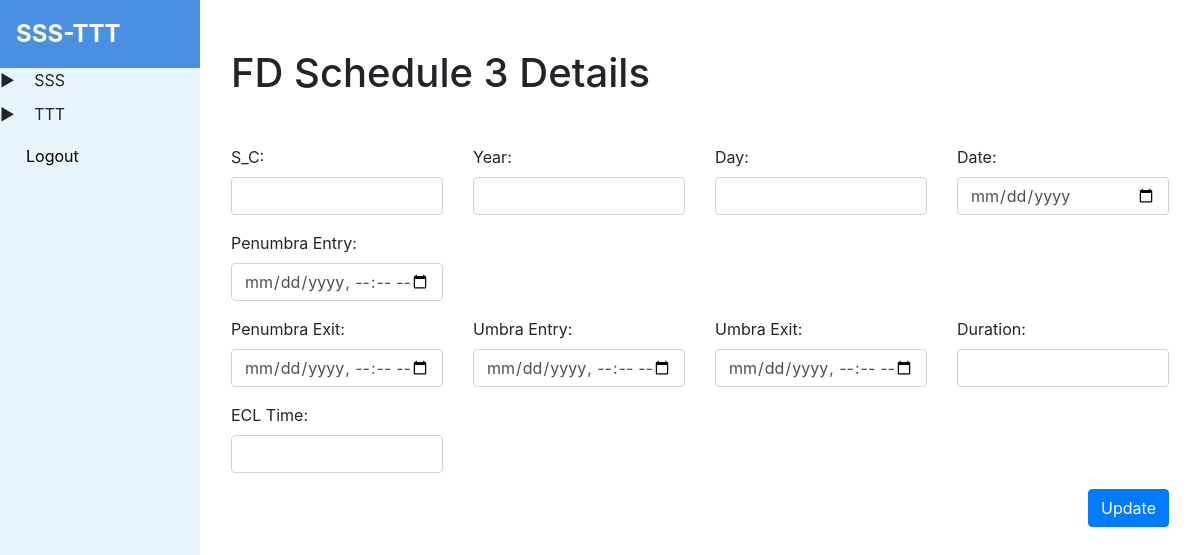
Before: /fd_schedule_3/update/1 (signed in) with the older database file.
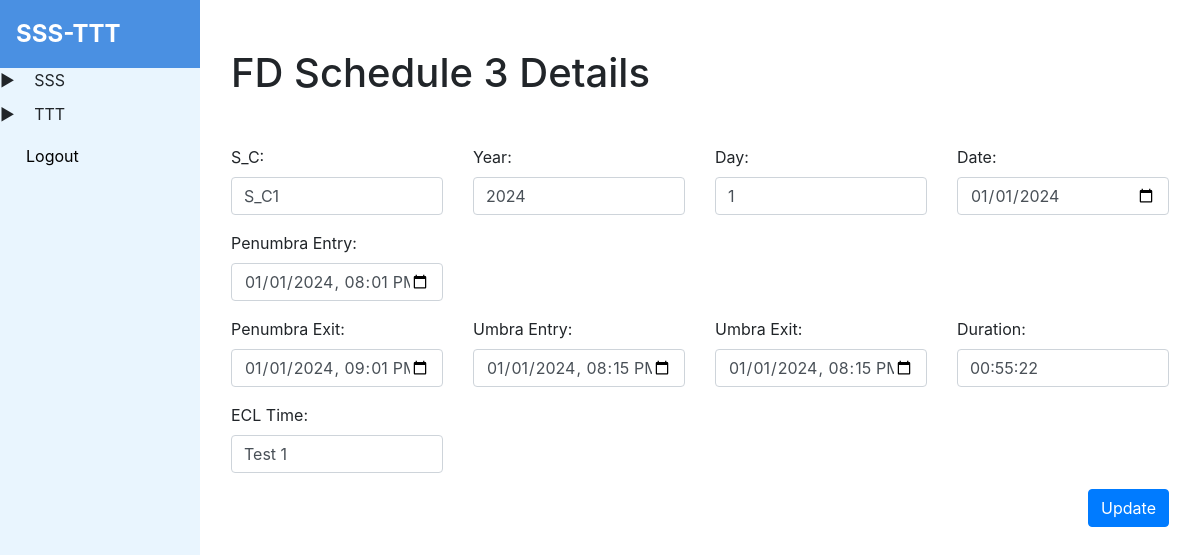
After: the same page with the newer database file.
### tables this page shows
CREATE TABLE 't_fd_schedule_3' (
        id INTEGER PRIMARY KEY AUTOINCREMENT,
        year INTEGER,
        day INTEGER,
        date DATE,
        penumbra_entry DATETIME NOT NULL,
        penumbra_exit DATETIME,
        umbra_entry DATETIME,
        umbra_exit DATETIME,
        duration VARCHAR(1000),
        ECL_TIME VARCHAR(255),
        S_C VARCHAR(255)
    );

### app.py (the view)
@app.route('/fd_schedule_3/update/<int:fd_schedule_id>')
@check_login
def fd_schedule_3_update_view(fd_schedule_id):
    data = get_record_by_table_name('t_fd_schedule_3', fd_schedule_id)
    return render_template('fd_schedule_3/fd_schedule_update.html', fd_schedule=data)

### app.py (called while the page is built)
def check_login(f):
    @wraps(f)
    def decorated_function(*args, **kwargs):
        if session.get('user') is None:
            return redirect(url_for('login'))
        return f(*args, **kwargs)
    return decorated_function

### db_helper.py (called while the page is built)
def get_record_by_table_name(table_name: str, record_id: int):
    cursor = conn.cursor()
    cursor.execute(f'SELECT * FROM {table_name} WHERE id = {record_id}')
    result = cursor.fetchone()
    cursor.close()
    return result

### templates/fd_schedule_3/fd_schedule_update.html (shortened to what this page needs)
{% extends 'base.html' %}
{% block content %}
  <div class="container my-5">
    <div class="row">
      <div class="col-12">
        <h1 class="text-start mb-5">FD Schedule 3 Details</h1>
      </div>
    </div>
      <form method="POST" action="/api/fd_schedule_3/update/{{fd_schedule[0]}}">
        <div class="row">
          <div class="col-md-3">
            <div class="form-group">
              <label>S_C:</label>
              <input type="text" class="form-control" id="s_c" name="s_c" value="{{ fd_schedule[10] }}">
            </div>
          </div>
          <div class="col-md-3">
            <div class="form-group">
              <label>Year:</label>
              <input type="text" class="form-control" id="year" name="year" value="{{ fd_schedule[1] }}">
            </div>
          </div>
          <div class="col-md-3">
            <div class="form-group">
              <label>Day:</label>
              <input type="text" class="form-control" id="day" name="day" value="{{ fd_schedule[2] }}">
            </div>
          </div>
          <div class="col-md-3">
            <div class="form-group">
              <label>Date:</label>
              <input type="date" class="form-control" id="date" name="date" value="{{ fd_schedule[3] }}">
            </div>
          </div>
          <div class="col-md-3">
            <div class="form-group">
              <label>Penumbra Entry:</label>
              <input type="datetime-local" class="form-control" id="penumbra_entry" name="penumbra_entry" value="{{ fd_schedule[4] }}">
            </div>
          </div>
        </div>
        <div class="row">
          <div class="col-md-3">
            <div class="form-group">
              <label>Penumbra Exit:</label>
              <input type="datetime-local" class="form-control" id="penumbra_exit" name="penumbra_exit" value="{{ fd_schedule[5] }}">
            </div>
          </div>
          <div class="col-md-3">
            <div class="form-group">
              <label>Umbra Entry:</label>
              <input type="datetime-local" class="form-control" id="umbra_entry" name="umbra_entry" value="{{ fd_schedule[6] }}">
            </div>
          </div>
          <div class="col-md-3">
            <div class="form-group">
              <label>Umbra Exit:</label>
              <input type="datetime-local" class="form-control" id="umbra_exit" name="umbra_exit" value="{{ fd_schedule[7] }}">
            </div>
          </div>
          <div class="col-md-3">
            <div class="form-group">
              <label>Duration:</label>
              <input type="text" class="form-control" id="duration" name="duration" value="{{ fd_schedule[8] }}">
            </div>
          </div>
        </div>
        <div class="row">
          <div class="col-md-3">
            <div class="form-group">
              <label>ECL Time:</label>
              <input type="text" class="form-control" id="ecl_time" name="ecl_time" value="{{ fd_schedule[9] }}">
            </div>
          </div>
        </div>
        <div class="d-flex justify-content-end align-items-center">
          <button type="submit" class="btn btn-primary">Update</button>
        </div>
        </form>
  </div>
{% endblock %}

Changed rows visible on the page:
added t_fd_schedule_3: s_c "S_C1", year "2024", day "1", date "01/01/2024", penumbra_entry "01/01/2024 20:01", penumbra_exit "01/01/2024 21:01", umbra_entry "01/01/2024 20:15", umbra_exit "01/01/2024 20:15", duration "00:55:22", ecl_time "Test 1"
